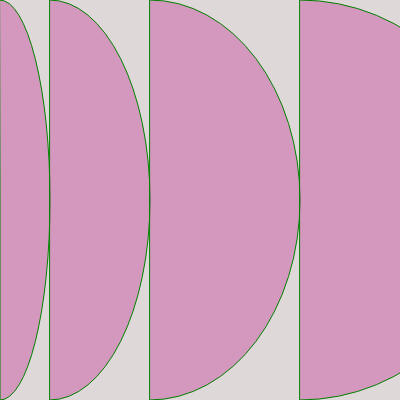
Frame 1 (no input)
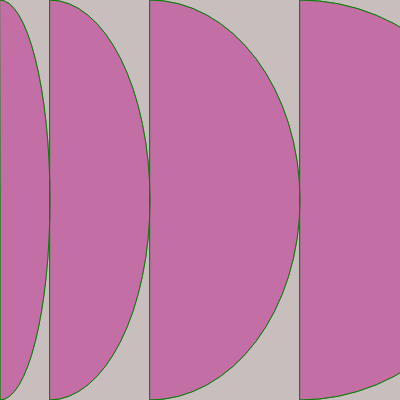
Frame 60 (no input)
Frame 120 (the mouse pressed at the canvas centre since frame 60): identical to frame 60, image omitted

The p5.js sketch that drew these frames (run headless with seeded random() and noise() and a simulated clock; from frame 60 on, the mouse is pressed at the canvas centre):

// p5.js sketch
// ── sketch.js
function setup() {
  createCanvas(400, 400);
}

function draw() {
  background('rgba(200,190,190,0.6)');
  
  
  
  
  
 
 stroke('green');
 fill('rgba(190,0,130,0.3)');
 arc(0,200,100,400,Math.PI/180*270,Math.PI/180*450,PIE);
 arc(50,200,200,400,Math.PI/180*270,Math.PI/180*450,CHORD);
 arc(150,200,300,400,Math.PI/180*270,Math.PI/180*450,CHORD);
 arc(300,200,400,400,Math.PI/180*270,Math.PI/180*450,CHORD);
 
}
